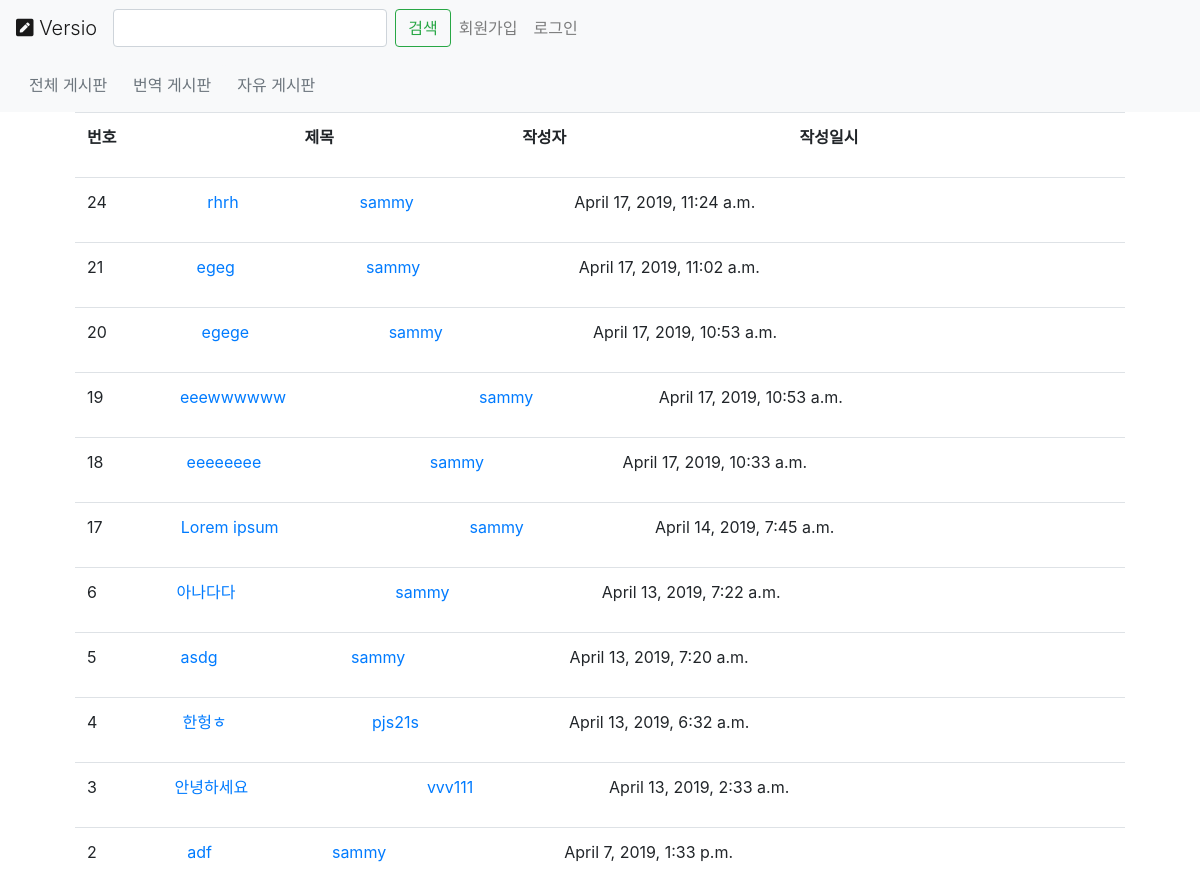
The app's page /posts/, older data.
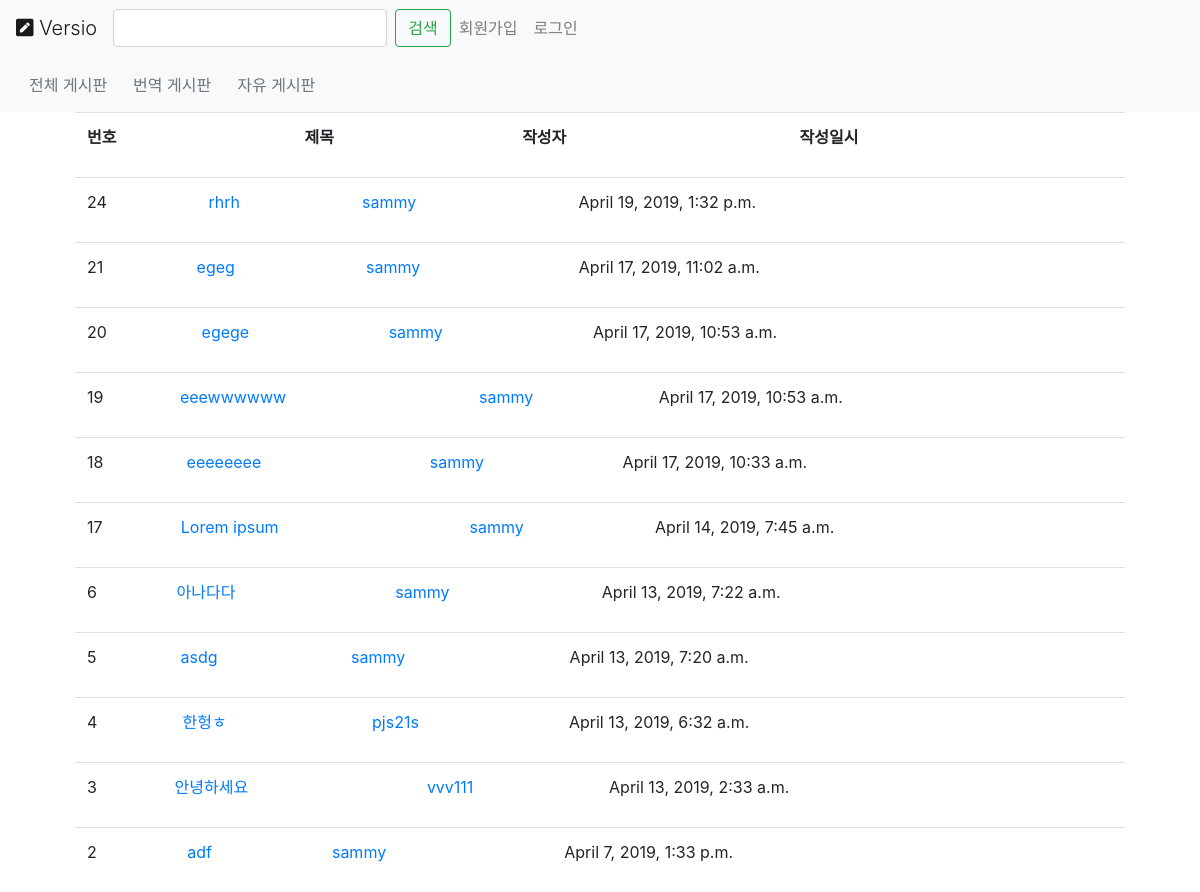
The same page, newer data.
### posts/models.py (models this page shows, shortened)
class Post(models.Model, HitCountMixin):
    user = models.ForeignKey(User, on_delete=models.CASCADE)
    created_at = models.DateTimeField(auto_now=True)
    text = RichTextField()
    title = models.CharField(max_length=100)
    class Meta:
        ordering = ["-created_at"]
        unique_together = ["title"]

### posts/views.py (the view)
# urls.py: path('', views.PostList.as_view(), name="all"),
class PostList(generic.ListView):
    model = models.Post

### posts/templates/posts/post_list.html
{% extends "posts/post_base.html" %}
{% block post_content %}
<div class="col-lg">
	<div class="table-responsive">
		<table class="table">
		<thaed>
			<tr>
			<th scope="col">번호</th>
			<th scope="col">제목</th>
			<th scope="col">작성자</th>
			<th scope="col">작성일시</th>
			</tr>
		</thaed>
		</table>
	</div>
	{% for post in post_list %}
        {% include "posts/_post.html" %}
	{% endfor %}
</div>
{% endblock %}

### posts/templates/posts/_post.html
<div class="table-responsive">
    <table class="table">
    <tbody>
        <tr scope="row">
          <td>{{post.id}}</td>
          <td><a href="{% url 'posts:single' username=post.user.username pk=post.pk %}">{{post.title}}</a></td>
          <td><a href="{% url 'posts:for_user' username=post.user.username %}">{{post.user.username}}</a></td>
          <td><time class="time">{{ post.created_at }}</time></td>
        </tr>
    </tbody>
    </table>
</div>

Row changes from the older to the newer data that the page shows:
changed Post "rhrh": created_at "April 17, 2019, 11:24 a.m." → "April 19, 2019, 1:32 p.m."
